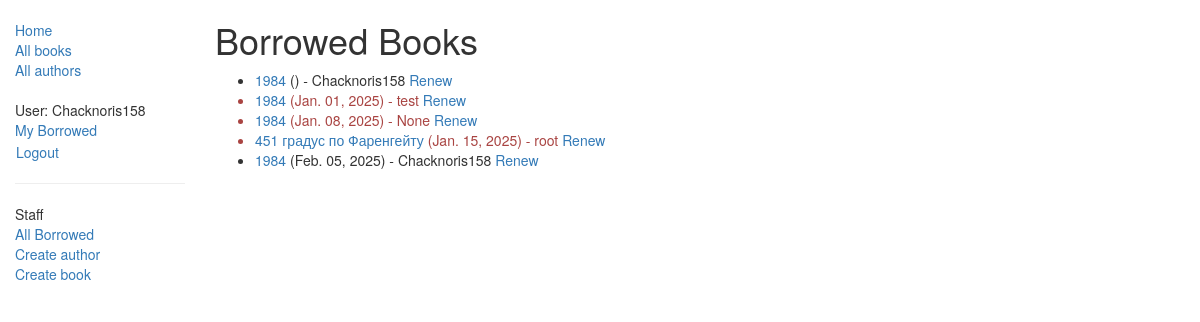
The app's page /catalog/bookinstance_list_all_borrowed/ (signed in), older data.
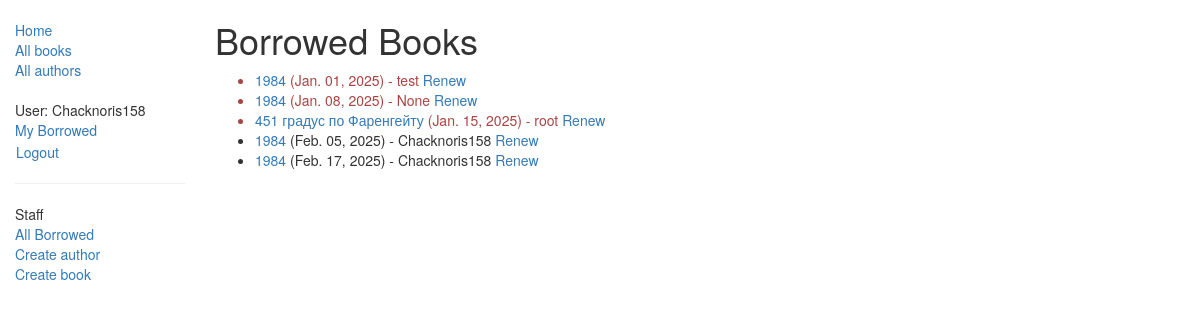
The same page, newer data.
### catalog/models.py (models this page shows, shortened)
class BookInstance(models.Model):
    id = models.UUIDField(primary_key=True, default=uuid.uuid4, help_text="Unique ID for this particular book across whole library")
    book = models.ForeignKey('Book', on_delete=models.SET_NULL, null=True)
    imprint = models.CharField(max_length=200)
    due_back = models.DateField(null=True, blank=True)
    borrower = models.ForeignKey(User, on_delete=models.SET_NULL, null=True, blank=True)
    LOAN_STATUS = (
        ('m', 'Maintenance'),
        ('o', 'On loan'),
        ('a', 'Available'),
        ('r', 'Reserved'),
    )
    status = models.CharField(max_length=1, choices=LOAN_STATUS, blank=True, default='m', help_text='Book availability')
    @property
    def is_overdue(self):
        if self.due_back and date.today() > self.due_back:
            return True
        return False
    class Meta:
        ordering = ["due_back"]
        permissions = (("can_mark_returned", "Set book as returned"),)

class Book(models.Model):
    title = models.CharField(max_length=200)
    author = models.ForeignKey('Author', on_delete=models.SET_NULL, null=True)
    summary = models.TextField(max_length=1000, help_text="Enter a brief description of the book")
    isbn = models.CharField('ISBN',max_length=13, help_text='13 Character <a href="https://www.isbn-international.org/content/what-isbn">ISBN number</a>')
    genre = models.ManyToManyField(Genre, help_text="Select a genre for this book.")
    def display_genre(self):
        """
        Creates a string for the Genre. This is required to display genre in Admin.
        """
        return ', '.join([ genre.name for genre in self.genre.all()[:3] ])
    display_genre.short_description = 'Genre'

### catalog/views.py (the view)
# urls.py: path('bookinstance_list_all_borrowed/', views.AllBorrowedBooksView.as_view(), name='all-borrowed'),
class AllBorrowedBooksView(PermissionRequiredMixin, generic.ListView):
    model = BookInstance
    template_name = 'catalog/bookinstance_list_all_borrowed.html'  # Создадим шаблон позже
    context_object_name = 'borrowed_books'
    permission_required = 'catalog.can_mark_returned'  # Выберите подходящий permission или замените на `is_staff`
    def get_queryset(self):
        return BookInstance.objects.filter(status__exact='o').order_by('due_back')  # Например, книги "на руках"

### catalog/templates/catalog/bookinstance_list_all_borrowed.html
{% extends "base_generic.html" %}
{% block content %}
<h1>Borrowed Books</h1>
{% if borrowed_books %}
<ul>
  {% for book in borrowed_books %}
  <li class="{% if book.is_overdue %}text-danger{% endif %}">
    <a href="{% url 'book-detail' book.book.pk %}">{{ book.book.title }}</a>
    ({{ book.due_back|date:"M. d, Y" }}) - {{ book.borrower }}
    {% if perms.catalog.can_mark_returned %}
    <a href="{% url 'renew-book-librarian' book.id %}">Renew</a>
    {% endif %}
  </li>
  {% endfor %}
</ul>
{% else %}
  <p>No borrowed books at the moment.</p>
{% endif %}
{% endblock %}

Row changes from the older to the newer data that the page shows:
changed BookInstance: due_back (not shown) → "Feb. 17, 2025"; moves down the list
